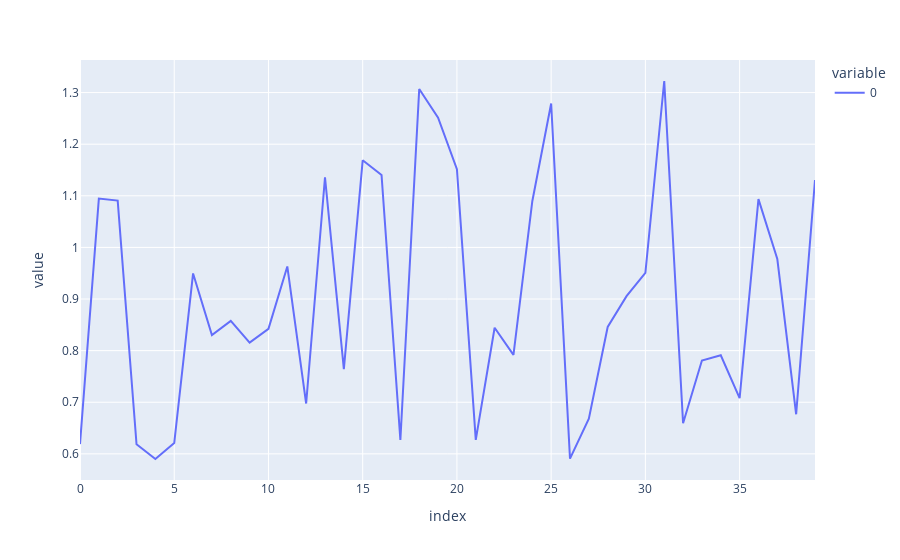

Notebook code for this chart:
### Code cell
pd.DataFrame(DenseRMSpropPrediction4)[:40].plot()

### Figure 1 — Plotly figure (JSON) as saved in the notebook; plotly's stock layout.template omitted (floating-point values rounded to 4 significant figures)
{"data": [{"hovertemplate": "variable=0<br>index=%{x}<br>value=%{y}<extra></extra>", "legendgroup": "0", "line": {"color": "#636efa", "dash": "solid"}, "mode": "lines", "name": "0", "orientation": "v", "showlegend": true, "type": "scatter", "x": [0, 1, 2, 3, 4, 5, 6, 7, 8, 9, 10, 11, 12, 13, 14, 15, 16, 17, 18, 19, 20, 21, 22, 23, 24, 25, 26, 27, 28, 29, 30, 31, 32, 33, 34, 35, 36, 37, 38, 39], "xaxis": "x", "y": [0.6189, 1.095, 1.091, 0.6185, 0.59, 0.6209, 0.9496, 0.8303, 0.8577, 0.8157, 0.8424, 0.9631, 0.6975, 1.136, 0.7643, 1.169, 1.14, 0.6271, 1.307, 1.252, 1.152, 0.6271, 0.8443, 0.7918, 1.09, 1.279, 0.5908, 0.6681, 0.8459, 0.9055, 0.9506, 1.322, 0.6594, 0.7809, 0.791, 0.7079, 1.094, 0.9774, 0.6767, 1.13], "yaxis": "y"}], "layout": {"legend": {"title": {"text": "variable"}, "tracegroupgap": 0}, "margin": {"t": 60}, "xaxis": {"anchor": "y", "domain": [0, 1], "title": {"text": "index"}}, "yaxis": {"anchor": "x", "domain": [0, 1], "title": {"text": "value"}}}}
